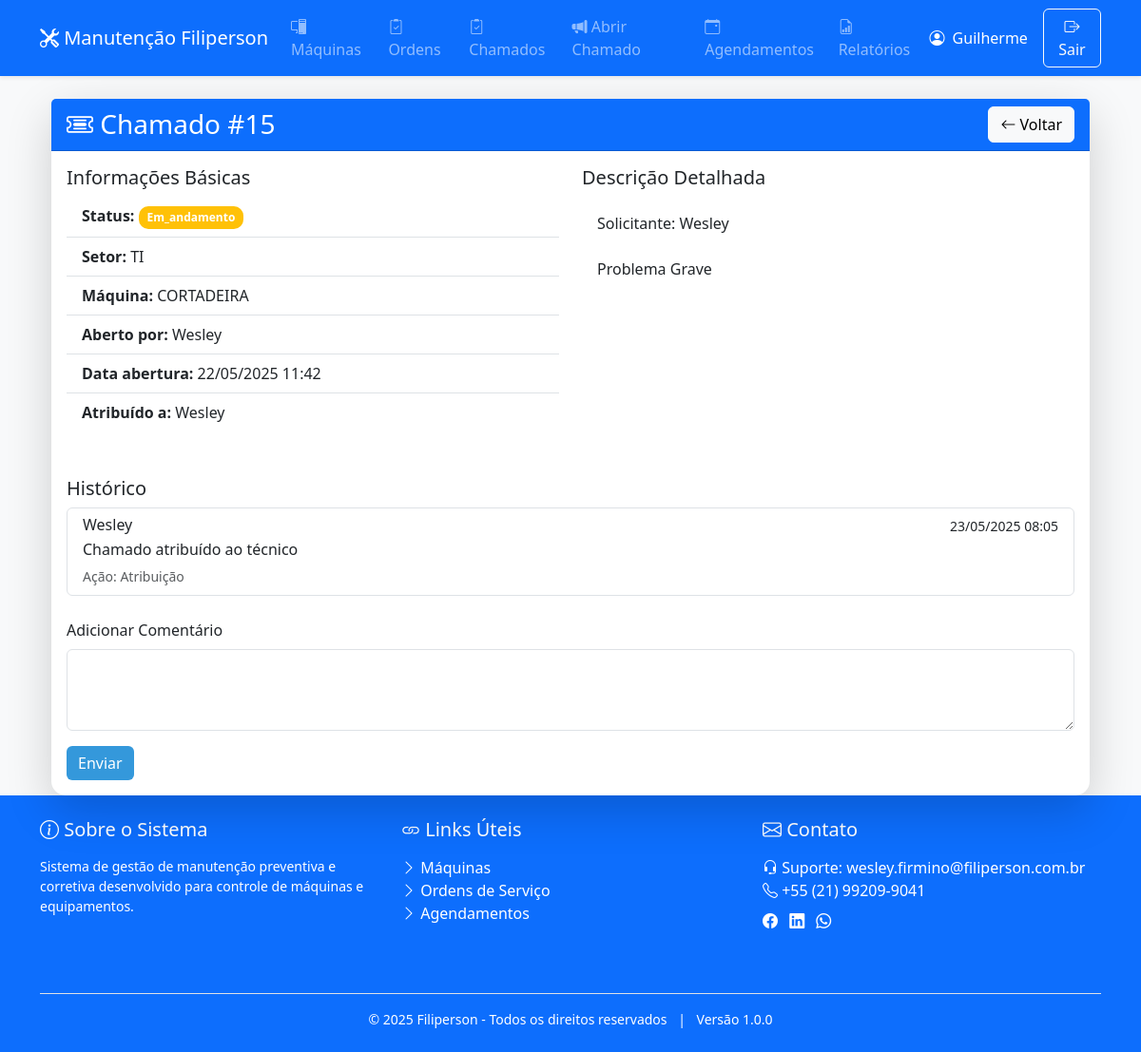
The page /chamado_view.php?id=15 (signed in) on the database its author committed.
### tables this page shows
CREATE TABLE `chamados` (
  `id` int NOT NULL AUTO_INCREMENT,
  `setor_id` int NOT NULL,
  `maquina_id` int NOT NULL,
  `descricao` text NOT NULL,
  `status` enum('aberto','em_andamento','concluido') DEFAULT 'aberto',
  `criado_por` int NOT NULL,
  `atribuido_a` int DEFAULT NULL,
  `criado_em` datetime DEFAULT CURRENT_TIMESTAMP,
  `atualizado_em` datetime DEFAULT NULL ON UPDATE CURRENT_TIMESTAMP,
  PRIMARY KEY (`id`),
  KEY `setor_id` (`setor_id`),
  KEY `maquina_id` (`maquina_id`),
  KEY `criado_por` (`criado_por`),
  KEY `atribuido_a` (`atribuido_a`),
  CONSTRAINT `chamados_ibfk_1` FOREIGN KEY (`setor_id`) REFERENCES `setores` (`id`),
  CONSTRAINT `chamados_ibfk_2` FOREIGN KEY (`maquina_id`) REFERENCES `maquinas` (`id`),
  CONSTRAINT `chamados_ibfk_3` FOREIGN KEY (`criado_por`) REFERENCES `users` (`id`),
  CONSTRAINT `chamados_ibfk_4` FOREIGN KEY (`atribuido_a`) REFERENCES `users` (`id`)
);

CREATE TABLE `setores` (
  `id` int NOT NULL AUTO_INCREMENT,
  `nome` varchar(100) NOT NULL,
  `descricao` text,
  PRIMARY KEY (`id`)
);

CREATE TABLE `maquinas` (
  `id` int NOT NULL AUTO_INCREMENT,
  `nome` varchar(100) NOT NULL,
  `modelo` varchar(100) DEFAULT NULL,
  `fabricante` varchar(100) DEFAULT NULL,
  `setor_id` int DEFAULT NULL,
  `machine_id` int DEFAULT NULL,
  PRIMARY KEY (`id`),
  KEY `setor_id` (`setor_id`),
  CONSTRAINT `maquinas_ibfk_1` FOREIGN KEY (`setor_id`) REFERENCES `setores` (`id`)
);

CREATE TABLE `users` (
  `id` int NOT NULL AUTO_INCREMENT,
  `username` varchar(50) NOT NULL,
  `password` varchar(255) NOT NULL,
  `email` varchar(100) NOT NULL,
  `phone` varchar(20) DEFAULT NULL,
  `role` enum('admin','technician','requester') DEFAULT 'technician',
  `created_at` datetime DEFAULT CURRENT_TIMESTAMP,
  PRIMARY KEY (`id`),
  UNIQUE KEY `username` (`username`)
);

CREATE TABLE `chamado_historico` (
  `id` int NOT NULL AUTO_INCREMENT,
  `chamado_id` int NOT NULL,
  `usuario_id` int NOT NULL,
  `acao` varchar(50) NOT NULL COMMENT 'edição, atribuição, comentário, etc',
  `comentario` text NOT NULL,
  `data` datetime DEFAULT CURRENT_TIMESTAMP,
  PRIMARY KEY (`id`),
  KEY `chamado_id` (`chamado_id`),
  KEY `usuario_id` (`usuario_id`),
  CONSTRAINT `chamado_historico_ibfk_1` FOREIGN KEY (`chamado_id`) REFERENCES `chamados` (`id`),
  CONSTRAINT `chamado_historico_ibfk_2` FOREIGN KEY (`usuario_id`) REFERENCES `users` (`id`)
);

### chamado_view.php (the view, shortened to what this page needs)
<?php
$pdo = Database::getInstance();
$id = (int)$_GET['id'];
$stmt = $pdo->prepare("SELECT
    c.*,
    s.nome as setor_nome,
    m.nome as maquina_nome,
    u.username as criado_por_nome,
    ua.username as atribuido_a_nome
    FROM chamados c
    LEFT JOIN setores s ON c.setor_id = s.id
    LEFT JOIN maquinas m ON c.maquina_id = m.id
    LEFT JOIN users u ON c.criado_por = u.id
    LEFT JOIN users ua ON c.atribuido_a = ua.id
    WHERE c.id = ?");
$stmt->execute([$id]);
$chamado = $stmt->fetch();
$comentarios = $pdo->prepare("SELECT
    h.*,
    u.username as usuario_nome
    FROM chamado_historico h
    LEFT JOIN users u ON h.usuario_id = u.id
    WHERE h.chamado_id = ?
    ORDER BY h.data DESC");
$comentarios->execute([$id]);
include 'header.php';
?>
<div class="container">
    <div class="card shadow-lg mt-4">
        <div class="card-header bg-primary text-white">
            <div class="d-flex justify-content-between align-items-center">
                <h3 class="mb-0"><i class="bi bi-ticket-detailed"></i> Chamado #<?= $chamado['id'] ?></h3>
                <a href="chamados.php" class="btn btn-light">
                    <i class="bi bi-arrow-left"></i> Voltar
                </a>
            </div>
        </div>
        <div class="card-body">
            <div class="row">
                <div class="col-md-6">
                    <h5>Informações Básicas</h5>
                    <ul class="list-group list-group-flush mb-4">
                        <li class="list-group-item">
                            <strong>Status:</strong>
                            <span class="badge bg-<?=
                                $chamado['status'] === 'aberto' ? 'danger' :
                                ($chamado['status'] === 'em_andamento' ? 'warning' : 'success')
                            ?>">
                                <?= ucfirst($chamado['status']) ?>
                            </span>
                        </li>
                        <li class="list-group-item"><strong>Setor:</strong> <?= htmlspecialchars($chamado['setor_nome']) ?></li>
                        <li class="list-group-item"><strong>Máquina:</strong> <?= htmlspecialchars($chamado['maquina_nome']) ?></li>
                        <li class="list-group-item"><strong>Aberto por:</strong> <?= htmlspecialchars($chamado['criado_por_nome']) ?></li>
                        <li class="list-group-item"><strong>Data abertura:</strong> <?= date('d/m/Y H:i', strtotime($chamado['criado_em'])) ?></li>
                        <?php if ($chamado['atribuido_a_nome']): ?>
                        <li class="list-group-item"><strong>Atribuído a:</strong> <?= htmlspecialchars($chamado['atribuido_a_nome']) ?></li>
                        <?php endif; ?>
                    </ul>
                </div>
                <div class="col-md-6">
                    <h5>Descrição Detalhada</h5>
                    <div class="card mb-4">
                        <div class="card-body">
                            <?= nl2br(htmlspecialchars($chamado['descricao'])) ?>
                        </div>
                    </div>
                </div>
            </div>
            <h5 class="mt-4">Histórico</h5>
            <div class="list-group">
                <?php while ($comentario = $comentarios->fetch()): ?>
                <div class="list-group-item">
                    <div class="d-flex w-100 justify-content-between">
                        <h6 class="mb-1"><?= htmlspecialchars($comentario['usuario_nome']) ?></h6>
                        <small><?= date('d/m/Y H:i', strtotime($comentario['data'])) ?></small>
                    </div>
                    <p class="mb-1"><?= nl2br(htmlspecialchars($comentario['comentario'])) ?></p>
                    <small class="text-muted">Ação: <?= ucfirst($comentario['acao']) ?></small>
                </div>
                <?php endwhile; ?>
            </div>
            <?php if ($chamado['status'] !== 'concluido'): ?>
            <form method="POST" action="chamado_add_comment.php" class="mt-4">
                <div class="mb-3">
                    <label for="comentario" class="form-label">Adicionar Comentário</label>
                    <textarea class="form-control" id="comentario" name="comentario" rows="3" required></textarea>
                </div>
                <button type="submit" class="btn btn-primary">Enviar</button>
            </form>
            <?php endif; ?>
        </div>
    </div>
</div>
<?php include 'footer.php'; ?>

### styles.css (style rules this page uses)
:root { --primary-color: #2c3e50; --secondary-color: #3498db; --success-color: #27ae60; --warning-color: #f1c40f; --danger-color: #e74c3c; }
body { background-color: #f8f9fa; min-height: 100vh; }
.card { border: none; border-radius: 15px; transition: transform 0.3s ease; }
.badge { padding: 0.5em 0.75em; border-radius: 10px; }
.btn-primary { background-color: var(--secondary-color); border: none; }

### rows shown on the page
chamados: id "15", status "Em_andamento", setor.nome "TI", maquina.nome "CORTADEIRA", criado_por.username "Wesley", criado_em "22/05/2025 11:42", descricao "Solicitante: Wesley Problema Grave"
chamado_historico: usuario.username "Wesley", data "23/05/2025 08:05", comentario "Chamado atribuído ao técnico", acao "Atribuição"

### other values the page prints
$_SESSION['username'] "Guilherme"
